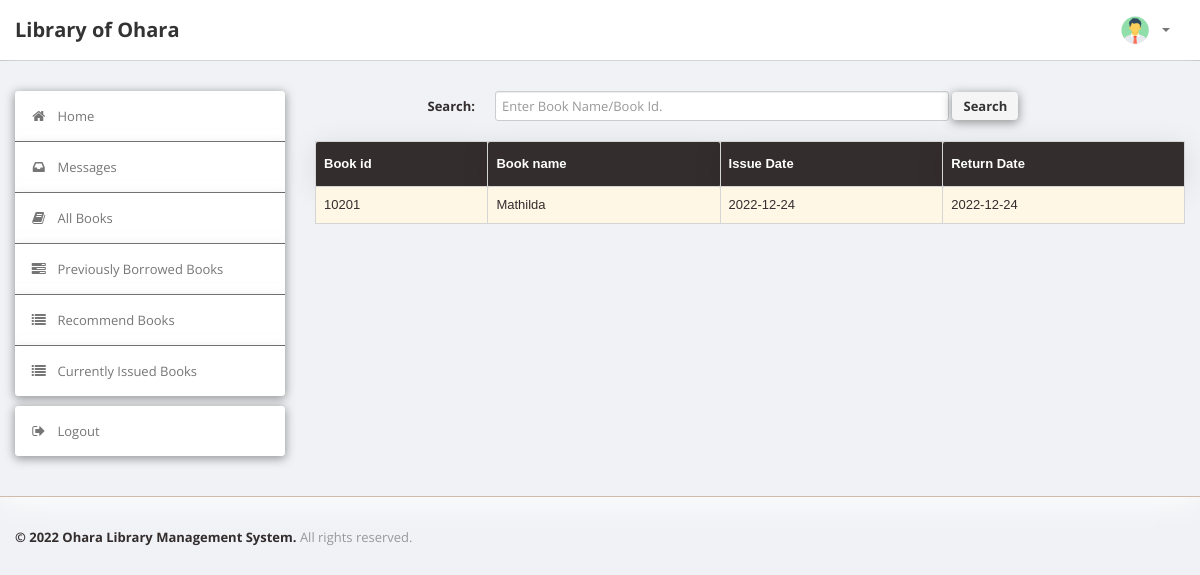
/LibraryManagementSystem/staff/history.php (signed in), run on the app's committed database.
### tables this page shows
CREATE TABLE `record` (
  `Personal_ID` varchar(50) NOT NULL,
  `BookId` int(10) NOT NULL,
  `Date_of_Issue` date DEFAULT NULL,
  `Due_Date` date DEFAULT NULL,
  `Date_of_Return` date DEFAULT NULL,
  `Dues` int(10) DEFAULT NULL,
  `Renewals_left` int(10) DEFAULT NULL,
  `Time` time DEFAULT NULL
);

CREATE TABLE `book` (
  `BookId` int(10) NOT NULL,
  `Title` varchar(50) DEFAULT NULL,
  `Genre` varchar(50) DEFAULT NULL,
  `Year` int(4) DEFAULT NULL,
  `Availability` int(3) DEFAULT NULL
);

### LibraryManagementSystem/staff/history.php (the view, shortened to what this page needs)
<?php
require('dbconn.php');
?>
<?php
if ($_SESSION['Personal_ID']) {
    ?>
<!DOCTYPE html>
<html lang="en">
    <head>
        <link type="text/css" href="bootstrap/css/bootstrap.min.css" rel="stylesheet">
        <link type="text/css" href="bootstrap/css/bootstrap-responsive.min.css" rel="stylesheet">
        <link type="text/css" href="css/theme.css" rel="stylesheet">
        <link type="text/css" href="images/icons/css/font-awesome.css" rel="stylesheet">
    </head>
    <body>
        <div class="navbar navbar-fixed-top">
            <div class="navbar-inner">
                <div class="container">
                        <a class="brand" href="index.php">Library of Ohara </a>
                    <div class="nav-collapse collapse navbar-inverse-collapse">
                        <ul class="nav pull-right">
                            <li class="nav-user dropdown"><a href="#" class="dropdown-toggle" data-toggle="dropdown">
                                <img src="images/user.png" class="nav-avatar" />
                                <b class="caret"></b></a>
                            </li>
                        </ul>
                    </div>
                </div>
            </div>
        </div>
        <div class="wrapper">
            <div class="container">
                <div class="row">
                    <div class="span3">
                        <div class="sidebar">
                            <ul class="widget widget-menu unstyled">
                                <li class="active"><a href="index.php"><i class="menu-icon icon-home"></i>Home
                                </a></li>
                                 <li><a href="message.php"><i class="menu-icon icon-inbox"></i>Messages</a>
                                </li>
                                <li><a href="book.php"><i class="menu-icon icon-book"></i>All Books </a></li>
                                <li><a href="history.php"><i class="menu-icon icon-tasks"></i>Previously Borrowed Books </a></li>
                                <li><a href="recommendations.php"><i class="menu-icon icon-list"></i>Recommend Books </a></li>
                                <li><a href="current.php"><i class="menu-icon icon-list"></i>Currently Issued Books </a></li>
                            </ul>
                            <ul class="widget widget-menu unstyled">
                                <li><a href="logout.php"><i class="menu-icon icon-signout"></i>Logout </a></li>
                            </ul>
                        </div>
                    </div>
                    <div class="span9">
                        <form class="form-horizontal row-fluid" action="history.php" method="post">
                                        <div class="control-group">
                                            <label class="control-label" for="Search"><b>Search:</b></label>
                                            <div class="controls">
                                                <input type="text" id="title" name="title" placeholder="Enter Book Name/Book Id." class="span8" required>
                                                <button type="submit" name="submit"class="btn">Search</button>
                                            </div>
                                        </div>
                                    </form>
                                    <br>
                                    <?php
                                    $Personal_ID = $_SESSION['Personal_ID'];
                                    if(isset($_POST['submit']))
                                        {$s=$_POST['title'];
                                            $sql="select * from LMS.record,LMS.book where Personal_ID = '$Personal_ID' and Date_of_Issue is NOT NULL and Date_of_Return is NOT NULL and book.Bookid = record.BookId and (record.BookId='$s' or Title like '%$s%')";
                                        }
                                    else
                                        $sql="select * from LMS.record,LMS.book where Personal_ID = '$Personal_ID' and Date_of_Issue is NOT NULL and Date_of_Return is NOT NULL and book.Bookid = record.BookId";
                                    $result=$conn->query($sql);
                                    $rowcount=mysqli_num_rows($result);
                                    if(!($rowcount))
                                    	echo "<br><center><h2><b><i>No Results</i></b></h2></center>";
                                    else
                                    {
                                    ?>
                        <table class="table" id = "tables">
                                  <thead>
                                    <tr>
                                      <th>Book id</th>
                                      <th>Book name</th>
                                      <th>Issue Date</th>
                                      <th>Return Date</th>
                                    </tr>
                                  </thead>
                                  <tbody>
                                <?php
                            while($row=$result->fetch_assoc())
                            {
                                $bookid=$row['BookId'];
                                $name=$row['Title'];
                                $issuedate=$row['Date_of_Issue'];
                                $returndate=$row['Date_of_Return'];
                            ?>
                                    <tr>
                                      <td><?php echo $bookid ?></td>
                                      <td><?php echo $name ?></td>
                                      <td><?php echo $issuedate ?></td>
                                      <td><?php echo $returndate ?></td>
                                    </tr>
                            <?php }} ?>
                                    </tbody>
                                </table>
                    </div>
                </div>
            </div>
        </div>
<div class="footer">
            <div class="container">
                <b class="copyright">&copy; 2022 Ohara Library Management System. </b>All rights reserved.
            </div>
        </div>
    </body>
</html>
<?php }
else {
    echo "<script type='text/javascript'>alert('Access Denied!!!')</script>";
} ?>

### LibraryManagementSystem/staff/css/theme.css (style rules this page uses)
#tables { font-family: "Trebuchet MS", Arial, Helvetica, sans-serif; border-collapse: collapse; width: 100%; }
#tables td, #tables th { border: 0px solid #ddd; border-radius: 2px; border: 1px solid #332d2d66; padding: 8px; }
#tables tr:nth-child(odd) { background-color: #fff7e6; }
#tables th { padding-top: 12px; padding-bottom: 12px; text-align: left; background-color: #332d2d; border-radius: 2px; box-shadow: 0 4px 30px rgba(0, 0, 0, 0.1); border: 1px solid #332d2d2d; color: white; }
body { font-size: 13px; font-family: 'Open Sans', Arial, sans-serif; background: #f0f2f5; border-radius: 4px; box-shadow: 0 4px 30px rgba(0, 0, 0, 0.1); border: 0px solid rgba(255, 255, 255, 0.3); color: #332d2d }
strong, b { color: #332d2d; }
.wrapper { background: #f0f2f5; border-bottom: 1px solid rgba(125, 62, 0, 0.303); -webkit-box-shadow: 0 1px 2px rgb(255, 255, 255); -moz-box-shadow: 0 1px 2px rgb(255, 255, 255); box-shadow: 0 4px 30px rgb(255, 255, 255); padding: 30px 0; }
.footer { color: #999; padding: 30px 0 60px }
form { margin: 0 }
select, textarea, input[type="text"], input[type="password"], input[type="datetime"], input[type="datetime-local"], input[type="date"], input[type="month"], input[type="time"], input[type="week"], input[type="number"], input[type="email"], input[type="url"], input[type="search"], input[type="tel"], input[type="color"], .uneditable-input, label, input, button, select, textarea { -webkit-border-radius: 3px; -moz-border-radius: 3px; border-radius: 3px; font-size: 13px; font-family: 'Open Sans', Tahoma, Arial, sans-serif; }
body [class^="icon-"], body [class*=" icon-"] { font-size: 14px; line-height: 20px; height: 20px }
.form-horizontal .control-group, .form-vertical .control-group { margin-bottom: 0 }
.navbar { position: static !important; margin: 0 !important }
.navbar .navbar-inner { background: #fff; border-bottom: 1px solid #bbb; -webkit-box-shadow: 0 1px 2px rgba(0, 0, 0, 0.15); -moz-box-shadow: 0 1px 2px rgba(0, 0, 0, 0.15); box-shadow: 0 1px 2px rgba(0, 0, 0, 0.15) }
.navbar .brand { color: #333; font-weight: bold; font-size: 20px; margin-right: 20px; padding: 20px }
.navbar .nav > li > a { padding: 20px 15px; font-weight: bold; color: #777 }
.nav-user > a { height: 20px }
.nav-avatar { width: 34px; height: 34px; margin: -7px 5px 0 0; -webkit-border-radius: 50%; -moz-border-radius: 50%; border-radius: 50% }
.btn, .btn-box { -webkit-border-radius: 3px; -moz-border-radius: 3px; border-radius: 3px }
.btn { font-size: 13px; font-weight: 600 }
.btn { display: inline-block; margin-bottom: 0; font-weight: 700; text-align: center; vertical-align: middle; cursor: pointer; background-image: none; border: 1px solid transparent; white-space: nowrap; padding: 4px 10px; font-size: 13px; line-height: 1.42857; border-radius: 4px; -moz-box-shadow: 0 2px 2px 2px rgba(0, 0, 0, 0.596); -webkit-box-shadow: 0 2px 2px 2px rgba(0, 0, 0, 0.596); box-shadow: 0px 2px 10px 1px rgba(71, 71, 71, 0.52); -webkit-user-select: none; -moz-user-select: none; -ms-user-select: none; user-select: none }
.table { margin-bottom: 0 }
.table th, .table td { border-color: #d5d5d5 !important }
.widget-menu { background: #fff; -webkit-border-radius: 3px; -moz-border-radius: 3px; border-radius: 4px; -moz-box-shadow: 0 5px 5px 5px rgba(0, 0, 0, 0.596); -webkit-box-shadow: 0 5px 5px 5px rgba(0, 0, 0, 0.596); box-shadow: 0px 2px 10px 1px rgba(71, 71, 71, 0.52); border: 0px solid rgba(148, 148, 148, 0.3); overflow: hidden }
.widget-menu a { color: #555; display: block; line-height: 20px; padding: 15px; text-decoration: none !important }
.widget-menu .menu-icon { margin-right: 10px; color: #767676; -webkit-transition: all .2s ease-in-out; -moz-transition: all .2s ease-in-out; transition: all .2s ease-in-out; }
.widget-menu > li + li { border-top: 1px solid #555 }
.widget-menu > li > a { background-color: #ffffff; color: #767676; box-shadow: 0px 2px 10px 1px rgba(219, 219, 219, 0.548); -webkit-transition: all .2s ease-in-out; -moz-transition: all .2s ease-in-out; transition: all .2s ease-in-out; }

### data on the page
record: BookId.BookId "10201", BookId.Title "Mathilda", Date_of_Issue "2022-12-24", Date_of_Return "2022-12-24"
